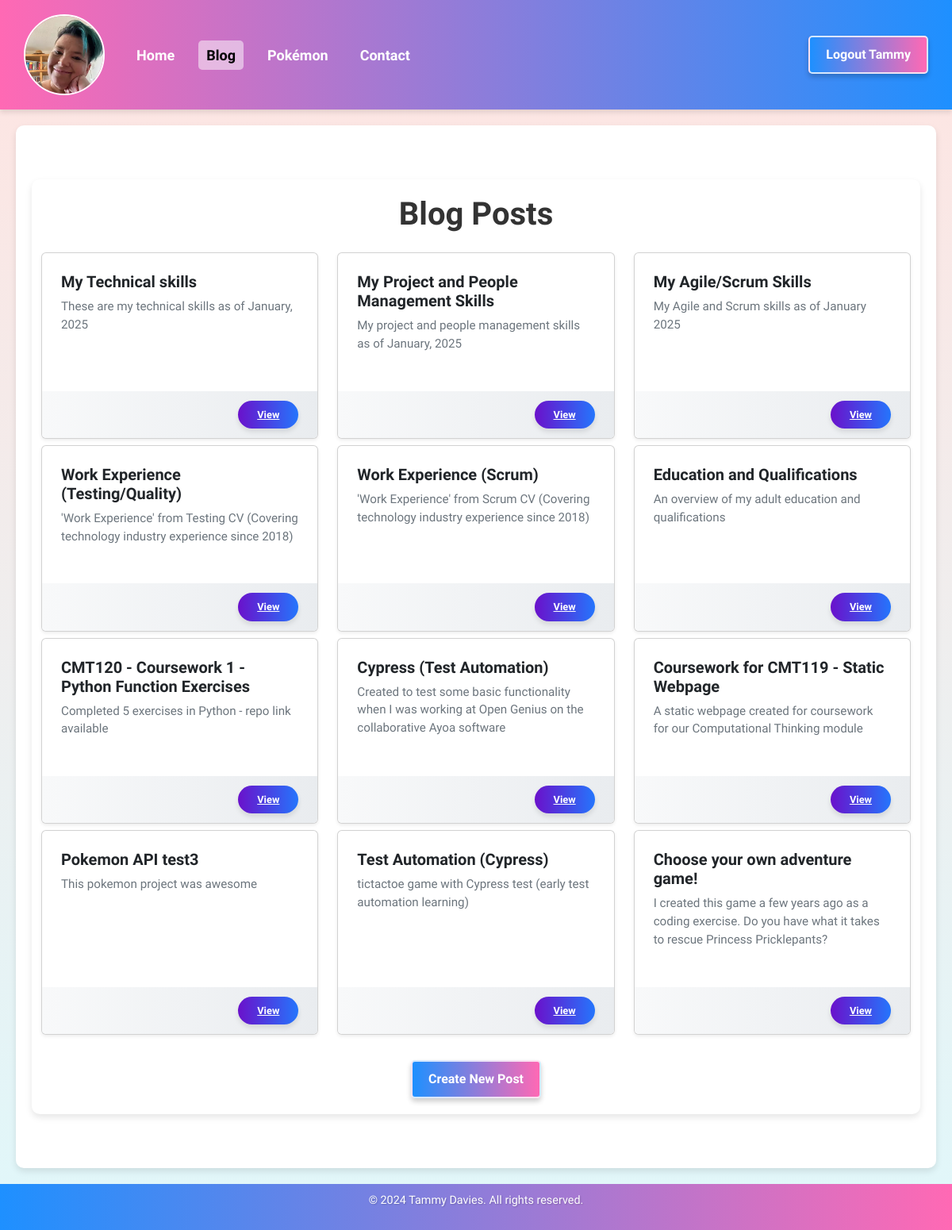
/blog/ (signed in), run on the app's committed database.
### app/authentication/database/models/user.py (models this page shows, shortened)
class User(db.Model):
    id = db.Column(db.Integer, primary_key=True)
    username = db.Column(db.String(150), nullable=False, unique=True)
    email = db.Column(db.String(150), nullable=False, unique=True)
    password = db.Column(db.String(200), nullable=False)
    @property
    def is_authenticated(self):
        return True

### app/blog/database/models/blog_post.py (models this page shows)
class BlogPost(db.Model):
    id = db.Column(db.Integer, primary_key=True)
    title = db.Column(db.String(100), nullable=False)
    content = db.Column(db.Text, nullable=False)
    timestamp = db.Column(db.DateTime, default=datetime.utcnow)
    priority = db.Column(db.Integer, default=0)
    author = db.Column(db.String(50), nullable=False)
    summary = db.Column(db.String(255), nullable=True)
    repository_url = db.Column(db.String(255), nullable=True)
    live_demo_url = db.Column(db.String(255), nullable=True)
    comments = db.relationship(
        "Comment", backref="post", cascade="all, delete-orphan", lazy=True
    )

### app/blog/routes/blog.py (the view)
def blog():
    posts = BlogPost.query.order_by(
        BlogPost.priority.desc(), BlogPost.timestamp.desc()
    ).all()
    return render_template("blogs.html", posts=posts)

### app/authentication/database/is_admin.py (called while the page is built)
def is_admin():
    return current_user.is_authenticated and current_user.email == "tammy@tsdavies.com"

### app/blog/templates/blogs.html (shortened to what this page needs)
{% extends "page_template.html" %} {% block content %}
<main class="container my-5">
  <h1 class="text-center mb-4">Blog Posts</h1>
  <div class="row">
    {% for post in posts %} {% include "blog_tile.html" %} {% endfor %}
  </div>
  {% if is_admin() %}
  <div class="text-center mt-4">
    <a href="{{ url_for('blog.new_post') }}" class="btn btn-success">
       Create New Post
    </a>
  </div>
  {% endif %}
</main>
{% endblock %}

### app/templates/page_template.html (shortened to what this page needs)
<!doctype html>
<html lang="en">
<head>
    <link
            href="https://cdn.jsdelivr.net/npm/bootstrap@5.3.0-alpha3/dist/css/bootstrap.min.css"
            rel="stylesheet"
    />
    <link
            rel="stylesheet"
            href="{{ url_for('static', filename='css/style.css') }}"
    />
    <link
            rel="stylesheet"
            href="{{ url_for('static', filename='css/buttons.css') }}"
    />
    <link
            rel="stylesheet"
            href="{{ url_for('static', filename='css/navbar.css') }}"
    />
    <link
            rel="stylesheet"
            href="{{ url_for('static', filename='css/flash_style.css') }}"
    />
    <link
            rel="stylesheet"
            href="{{ url_for('static', filename='css/card_styles.css') }}"
    />
    <link
            rel="stylesheet"
            href="{{ url_for('static', filename='css/flash_style.css') }}"
    />
</head>
<body>
<header>
    <nav class="navbar">
        <ul class="navbar-nav left">
            <li class="nav-item avatar">
                <a href="/">
                    <img
                            src="{{ url_for('static', filename='images/avatar.webp') }}"
                            alt="User Avatar"
                    />
                </a>
            </li>
            <li class="nav-item">
                <a
                        class="nav-link {% if request.path == '/' %}active{% endif %}"
                        href="/"
                        aria-label="Navigate to Home"
                >Home</a
                >
            </li>
            <li class="nav-item">
                <a
                        class="nav-link {% if request.path.startswith('/blog') %}active{% endif %}"
                        href="/blog"
                        aria-label="Navigate to Blog"
                >Blog</a
                >
            </li>
            <li class="nav-item">
                <a
                        class="nav-link {% if request.path.startswith('/pokemon') %}active{% endif %}"
                        href="/pokemon"
                        aria-label="Navigate to Pokémon"
                >Pokémon</a
                >
            </li>
            <li class="nav-item">
                <a
                        class="nav-link {% if request.path.startswith('/contact') %}active{% endif %}"
                        href="/contact"
                        aria-label="Navigate to Contact"
                >Contact</a
                >
            </li>
        </ul>
        <ul class="navbar-nav right">
            {% if current_user.is_authenticated %}
                <li class="nav-item">
                    <a class="btn btn-primary" href="{{ url_for('authentication.logout') }}"
                    >Logout {{ current_user.username }}</a
                    >
                </li>
            {% endif %}
        </ul>
    </nav>
</header>
<main>
     {% block content %} {% endblock %}
</main>
<footer>
    <p>&copy; 2024 Tammy Davies. All rights reserved.</p>
</footer>
</body>
</html>

### app/blog/templates/blog_tile.html (shortened to what this page needs)
<div class="col-md-4 mb-2">
  <div class="card mb-4 shadow-sm h-100">
    <div class="card-body">
      <h5 class="card-title">{{ post.title }}</h5>
      <p class="card-text text-clamp">
        {% if post.summary %} {{ post.summary }} {% else %} {{ post.content }}
        {% endif %}
      </p>
    </div>
    <div class="card-footer d-flex justify-content-between align-items-center">
      <a
        href="{{ url_for('blog.post_detail', post_id=post.id) }}"
        class="card-button"
      >
        View
      </a>
    </div>
  </div>
</div>

### app/static/css/style.css (style rules this page uses)
body { margin: 0; padding: 0; font-family: "Prompt", "Roboto", Arial, sans-serif; background: linear-gradient(to bottom, #ffe4e1, #e0f7fa); color: #333; display: flex; flex-direction: column; min-height: 100vh; }
main { flex: 1; display: flex; flex-direction: column; justify-content: center; padding: 20px; background: white; border-radius: 10px; box-shadow: 0 4px 8px rgba(0, 0, 0, 0.1); max-width: 1200px; margin: 20px auto; width: calc(100% - 40px); }
header { background: linear-gradient(90deg, #ff69b4, #1e90ff); color: white; padding: 10px 20px; box-shadow: 0 4px 6px rgba(0, 0, 0, 0.1); }
footer { background: linear-gradient(90deg, #1e90ff, #ff69b4); color: white; text-align: center; padding: 10px 0; font-size: 0.9rem; text-shadow: 1px 1px 2px rgba(0, 0, 0, 0.2); }
h1 { font-family: 'Prompt', sans-serif; font-size: 2.5rem; font-weight: bold; color: #333; margin-bottom: 1rem; }

### app/static/css/buttons.css (style rules this page uses)
.btn { background: linear-gradient(90deg, #1e90ff, #ff69b4); color: white; border: 2px solid #ffffffcc; padding: 10px 20px; border-radius: 5px; font-weight: bold; cursor: pointer; transition: background 0.3s, box-shadow 0.3s, transform 0.2s; box-shadow: 0 4px 6px rgba(0, 0, 0, 0.2); }

### app/static/css/navbar.css (style rules this page uses)
.navbar { display: flex; justify-content: space-between; align-items: center; width: 100%; flex-direction: row; flex-wrap: wrap; gap: 10px; }
.navbar-nav { display: flex; list-style: none; padding: 0; margin: 0; flex-direction: row; align-items: center; }
.nav-item { margin: 0 10px; font-size: 18px; }
.nav-link { color: white; text-decoration: none; font-weight: bold; padding: 5px 10px; border-radius: 5px; transition: background-color 0.3s, color 0.3s; }
.nav-link:hover, .nav-link.active { background-color: #ffffff80; color: #333; }
.avatar img { width: 102px; height: 102px; border-radius: 50%; border: 2px solid white; object-fit: cover; transition: transform 0.3s ease, box-shadow 0.3s ease; margin-right: 10px; }

### app/static/css/card_styles.css (style rules this page uses)
.card-body { padding: 1.5rem; position: relative; }
.card-title { font-family: 'Prompt', 'Roboto', sans-serif; font-weight: 600; font-size: 1.25rem; }
.card-text { font-family: 'Prompt', 'Open Sans', sans-serif; color: #6c757d; font-size: 0.95rem; }
.card-footer { background: linear-gradient(to right, #f8f9fa, #e9ecef); border-top: none; padding: 0.75rem 1.5rem; display: flex; justify-content: flex-end; align-items: center; }
.card-button { background: linear-gradient(to right, #6a11cb, #2575fc); border: none; border-radius: 20px; padding: 0.5rem 1.5rem; font-weight: bold; font-size: 0.8rem; color: white; box-shadow: 0 4px 6px rgba(0, 0, 0, 0.1); transition: transform 0.3s ease, box-shadow 0.3s ease, background 0.3s; }

### data on the page
User: username "Tammy"
BlogPost: title "My Technical skills", summary "These are my technical skills as of January, 2025"
BlogPost: title "My Project and People Management Skills", summary "My project and people management skills as of January, 2025"
BlogPost: title "My Agile/Scrum Skills", summary "My Agile and Scrum skills as of January 2025"
BlogPost: title "Work Experience (Testing/Quality)", summary "'Work Experience' from Testing CV (Covering technology industry experience since 2018)"
BlogPost: title "Work Experience (Scrum)", summary "'Work Experience' from Scrum CV (Covering technology industry experience since 2018)"
BlogPost: title "Education and Qualifications", summary "An overview of my adult education and qualifications"
BlogPost: title "CMT120 - Coursework 1 - Python Function Exercises", summary "Completed 5 exercises in Python - repo link available"
BlogPost: title "Cypress (Test Automation)", summary "Created to test some basic functionality when I was working at Open Genius on the collaborative Ayoa software"
BlogPost: title "Coursework for CMT119 - Static Webpage", summary "A static webpage created for coursework for our Computational Thinking module"
BlogPost: title "Pokemon API test3", summary "This pokemon project was awesome"
BlogPost: title "Test Automation (Cypress)", summary "tictactoe game with Cypress test (early test automation learning)"
BlogPost: title "Choose your own adventure game!", summary "I created this game a few years ago as a coding exercise. Do you have what it takes to rescue Princess Pricklepants?"
